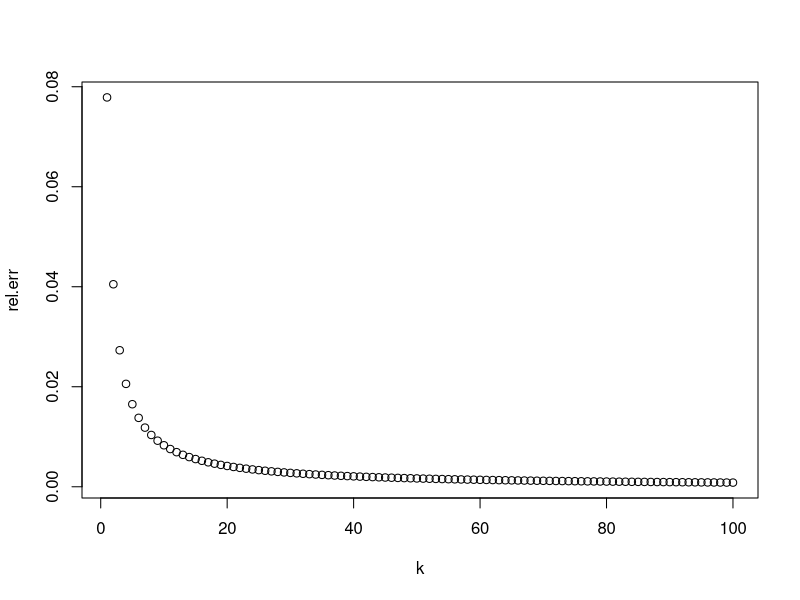
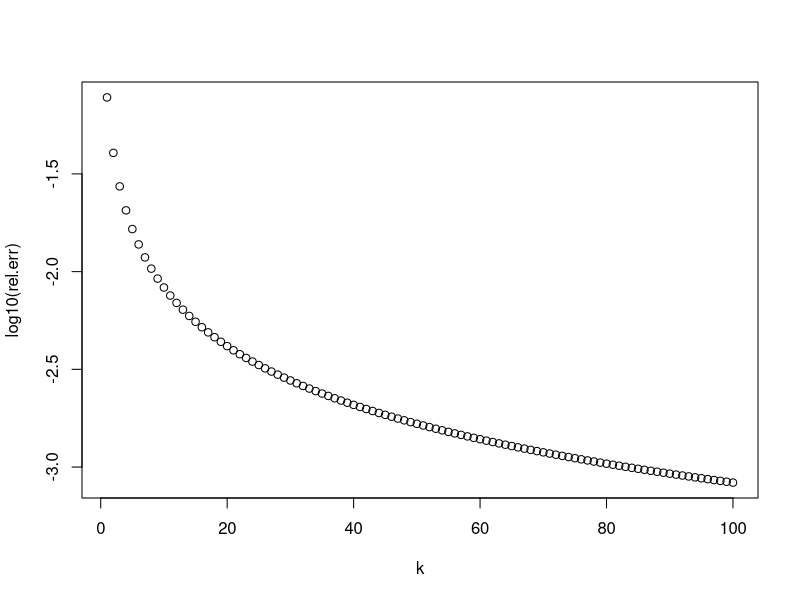
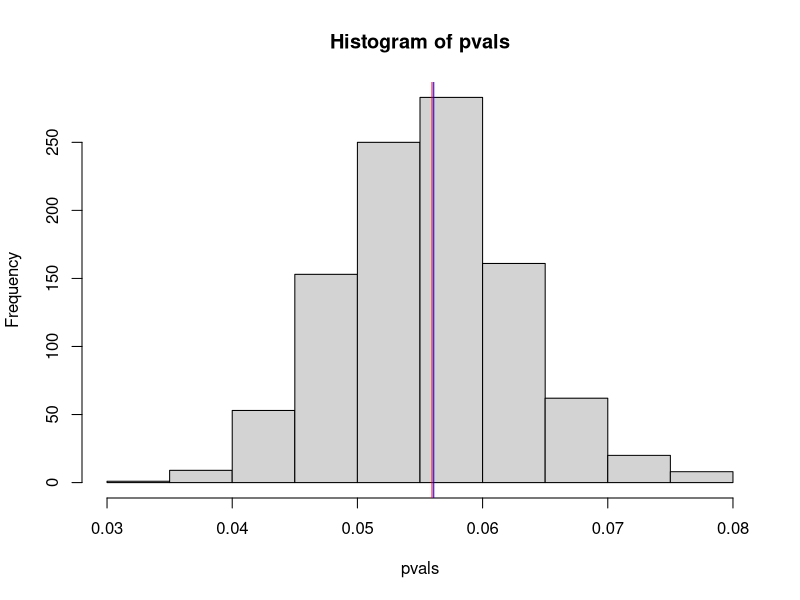
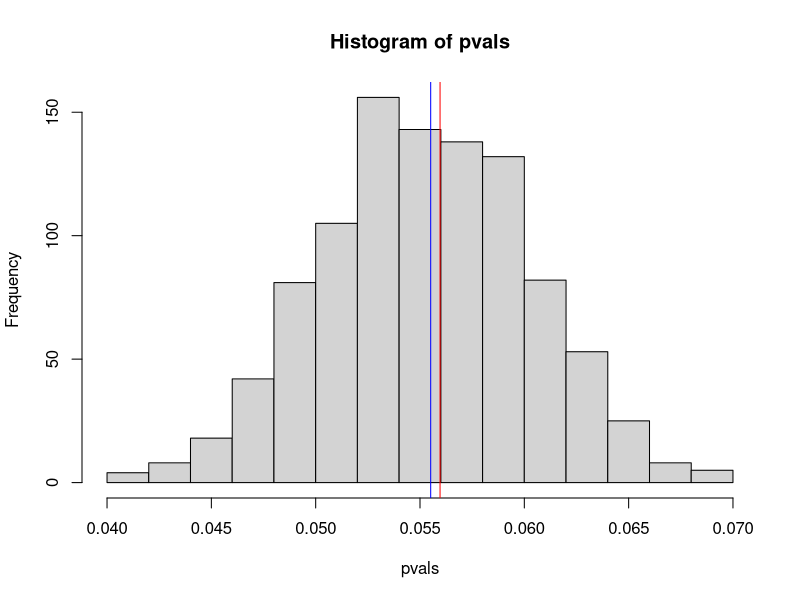

Write R code to recreate these figures, in order.
#3.8
x <- 1
n <- 100
for(k in 1:n) {
  x <- x*k
}
print(x)

#3.9
prod(1:100)

#3.10
factorial(100)

#3.11
exact<-1:100
for (i in 1:100){
  exact[i]<-factorial(i)
}

estim<-1:100
for (i in 1:100){
  estim[i]<-(i/exp(1))^(i)*sqrt(2*pi*i)
}


#3.12
rel.err <- abs(exact-estim)/exact
plot(1:length(rel.err), rel.err, xlab = "k")
plot(1:length(rel.err), log10(rel.err), xlab = "k")


#3.13
obs <- sample(6,60,replace=T, prob=c(0.15,0.15,0.15,0.15,0.15,0.25))
table(obs)


#3.14
obs.test.stat <- mean(obs)

n=1000000  
test.stat <- rep(0, n)
for(i in 1:n) {
  sim <- sample(1:6, 60, replace = TRUE)
  test.stat[i] <- mean(sim)
}
#hist(test.stat)
mean(test.stat > obs.test.stat)


#3.15
#actual p value=0.055


#3.16
N=1000
pvals <- rep(0,N)

for (j in 1:N){

M <- 1000

predicted <- rep(0,M)
for (i in 1:M){
  predicted[i] <- max(sample(107, 5, replace=F))
}
pvals[j] <- mean(61>=predicted)
}

hist(pvals)
abline(v=0.05596113,col='red')
abline(v=mean(pvals), col='blue')


#3.18
mean(pvals<0.05)


#3.19(More MC samples)
N=1000
pvals <- rep(0,N)

for (j in 1:N){
  
  M <- 2000
  
  predicted <- rep(0,M)
  for (i in 1:M){
    predicted[i] <- max(sample(107, 5, replace=F))
  }
  pvals[j] <- mean(61>=predicted)
}

hist(pvals)
abline(v=0.05596113,col='red')
abline(v=mean(pvals), col='blue')

#Doubbline the number of MC rounds (1000 -> 2000)
#increased the accuracy of the test (0.182 -> 0.12)
mean(pvals<0.05)
